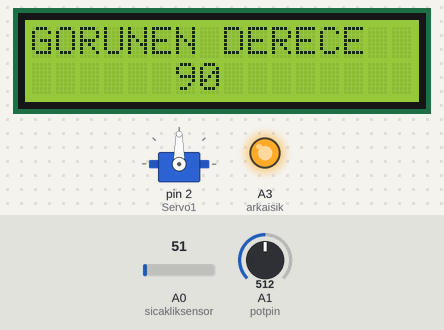
Bench run of a sketch on a simulated Arduino Uno, built with avr-gcc and run on an emulated ATmega328P. On the bench: servo, 16×2 character LCD, output pins drawn as LEDs (lit = HIGH). Inputs (shaded band) come from the test bench; at power-on: A1 (potpin) = 512, A0 (sicakliksensor) = 51. What the sketch prints to the serial monitor is not drawn.

Above: at 1.2 s.
1.3 s: A1 (potpin) set to 555
At 2.6 s:
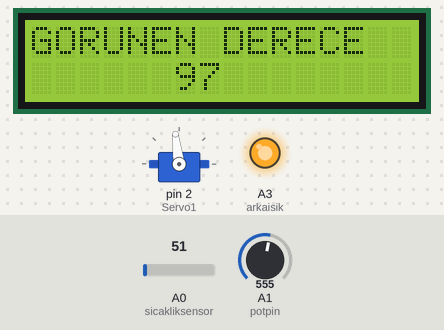
2.9 s: A1 (potpin) set to 579
At 3.6 s:
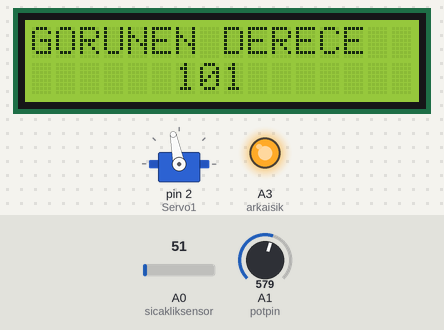
4.4 s: A1 (potpin) set to 990
At 5.6 s:
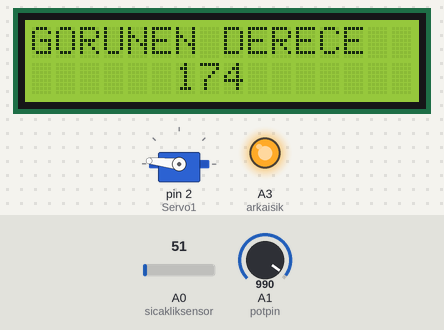
5.9 s: A1 (potpin) set to 1014
At 7.2 s:
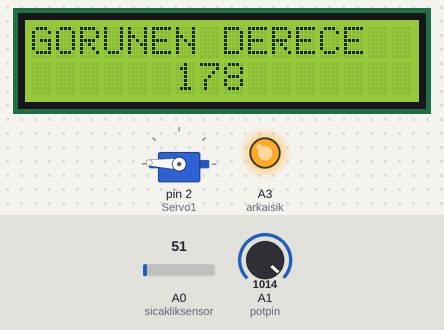
7.5 s: A1 (potpin) set to 900
At 8.0 s:
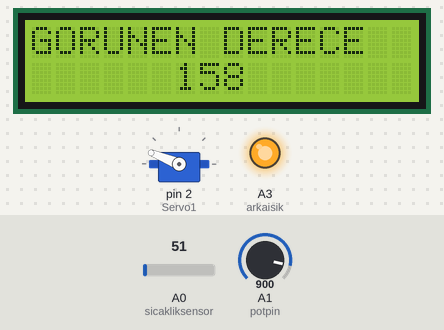
9.0 s: A1 (potpin) set to 1023
At 10.1 s:
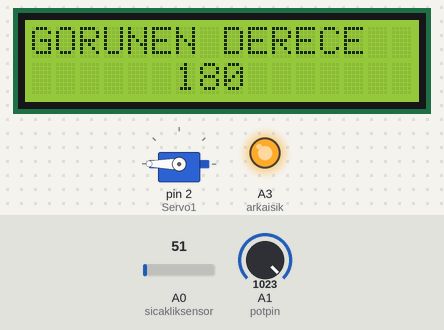
Timing chart, 0 to 12.0 s (numbered marks = the images above; inputs shaded):
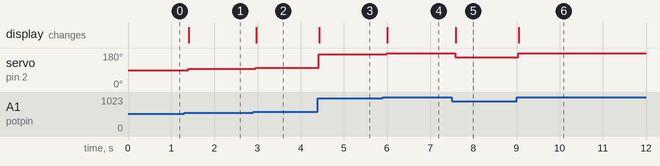

The sketch:

servomotor_ile_aci__l_er.ino
```cpp
#include<LiquidCrystal.h> //lcd kullanımı için kütüphane çağrılmıştır.
#include<Servo.h> //servo kullanimi icin kütüphane çağrılmıştır
#define arkaisik A3 //lcd arka isik A3 pininden ayarlanir
//#define Servo1 2 //servo 2 numarali pine takilir //servo pini tanimlamanin 1. yontemi
#define sicakliksensor A0 //sicaklık sensor cikisi A0 portundan okunur

float sicaklik;
LiquidCrystal lcd(12, 11, 6, 5, 4, 3); //lcd icin kullanilan portlar tanimlandi

Servo Servo1;//servo kontrolü icin Servo1 adlı bir nesne tanimlanir
int potpin= A1;//POTANSİYOMETRE A1 portuna baglanir
int potdeg; //pot cikisi okunur
int potdeger=0;

void setup(){
  Servo1.attach(2);//servo 2 numarali pine takilir //servo pini tanimlamanin 2. yontemi
  Serial.begin(9600);//Serial Monutorden verileri gorebilmek icin yapılmıstır
  //9600 baud rate denilen saniyede gönderilebilecek veri sayisidir.

  pinMode(arkaisik,OUTPUT); //LCD ARKA AYDİNLATMASİ CİKİS OLARAK TANİMLANİR
  digitalWrite(arkaisik,HIGH);// ve arka adinlatma acilir

  lcd.begin(16,2);//16 satır 2 sutun lcd kullanildigini tanimlar
}

void loop()
{

potdeg = analogRead(potpin);//potansiyometre degeri okunur

sicaklik=analogRead(sicakliksensor); //sicaklik sensör çıkışı okunur

sicaklik=(5.0*sicaklik*100.0)/1024.0;//okunan analog sensor degerini sicakliga cevirir

Serial.print("Potansiyometre degeri = ");//Serial Monitore deger yazilir
Serial.println(potdeg);

Serial.print("Sicaklik = ");
Serial.println(sicaklik);

potdeger=potdeg;

potdeg= map(potdeg,0,1023,0,180);//okunan potansiyometre degerine gore koordineli sekilde servonun hareketini sağlayan fonksiyon
//map fonksiyonu okunan sensor degerini (0,1023) servonun donus acisi (0,179) koordine eder
Servo1.write(potdeg);//yani potdeg'i servoyu sürmek icin servoya uyguladik.

Serial.print("Servo donus acisi = ");
Serial.println(potdeg);

lcd.clear();//lcd ekranını temizler
lcd.print("GORUNEN DERECE ");//sevo acisi lcd ekrana yazilir


lcd.setCursor(6,1);
lcd.print(potdeg);


delay(100);//10 ms gecikme verilir.
}
```

Measured:
- after the input at 1.3 s, servo on pin 2 (Servo1): 90° → 97° after 0.10 s; the display: changes after 0.11 s (image 1)
- after the input at 2.9 s, servo on pin 2 (Servo1): 97° → 101° after 0.05 s; the display: changes after 0.07 s (image 2)
- after the input at 4.4 s, servo on pin 2 (Servo1): 101° → 174° at once; the display: changes at once (image 3)
- after the input at 5.9 s, servo on pin 2 (Servo1): 174° → 178° after 0.09 s; the display: changes after 0.10 s (image 4)
- after the input at 7.5 s, servo on pin 2 (Servo1): 178° → 158° after 0.08 s; the display: changes after 0.09 s (image 5)
- after the input at 9.0 s, servo on pin 2 (Servo1): 158° → 180° at once; the display: changes after 0.05 s (image 6)
